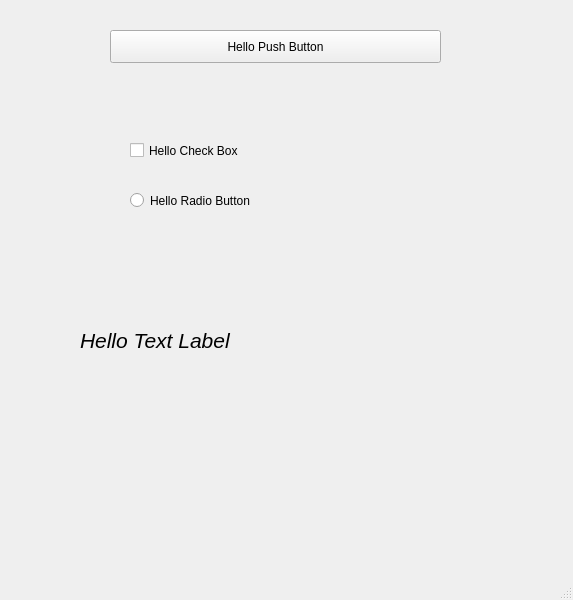
<?xml version="1.0" encoding="UTF-8"?>
<ui version="4.0">
 <class>MainWindow</class>
 <widget class="QMainWindow" name="MainWindow">
  <property name="geometry">
   <rect>
    <x>0</x>
    <y>0</y>
    <width>573</width>
    <height>600</height>
   </rect>
  </property>
  <property name="windowTitle">
   <string>MainWindow</string>
  </property>
  <widget class="QWidget" name="centralwidget">
   <widget class="QPushButton" name="pbHello">
    <property name="geometry">
     <rect>
      <x>110</x>
      <y>30</y>
      <width>331</width>
      <height>33</height>
     </rect>
    </property>
    <property name="text">
     <string>Hello Push Button</string>
    </property>
   </widget>
   <widget class="QCheckBox" name="checkBox">
    <property name="geometry">
     <rect>
      <x>130</x>
      <y>140</y>
      <width>191</width>
      <height>21</height>
     </rect>
    </property>
    <property name="text">
     <string>Hello Check Box</string>
    </property>
   </widget>
   <widget class="QRadioButton" name="radioButton">
    <property name="geometry">
     <rect>
      <x>130</x>
      <y>190</y>
      <width>171</width>
      <height>21</height>
     </rect>
    </property>
    <property name="text">
     <string>Hello Radio Button</string>
    </property>
   </widget>
   <widget class="QLabel" name="label">
    <property name="geometry">
     <rect>
      <x>80</x>
      <y>280</y>
      <width>381</width>
      <height>121</height>
     </rect>
    </property>
    <property name="text">
     <string>&lt;html&gt;&lt;head/&gt;&lt;body&gt;&lt;p&gt;&lt;span style=&quot; font-size:16pt; font-style:italic;&quot;&gt;Hello Text Label&lt;/span&gt;&lt;/p&gt;&lt;/body&gt;&lt;/html&gt;</string>
    </property>
   </widget>
  </widget>
  <widget class="QMenuBar" name="menubar">
   <property name="geometry">
    <rect>
     <x>0</x>
     <y>0</y>
     <width>573</width>
     <height>29</height>
    </rect>
   </property>
  </widget>
  <widget class="QStatusBar" name="statusbar"/>
 </widget>
 <resources/>
 <connections/>
</ui>
